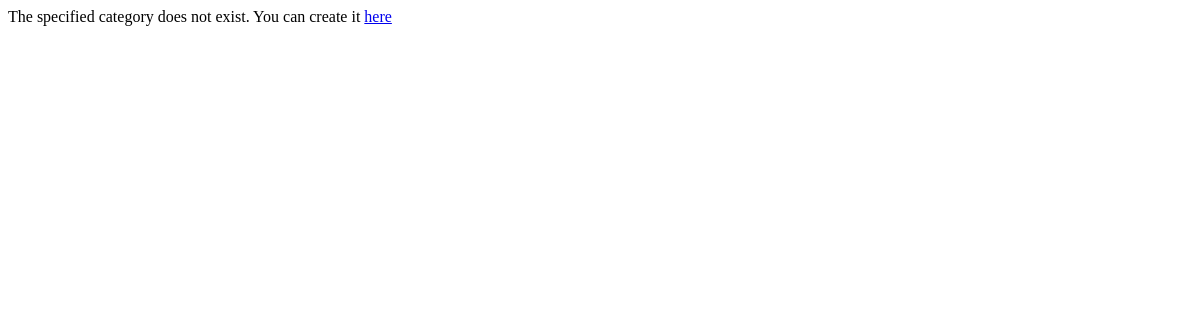
/category/testcat/add_page/, run on an earlier commit of the app's database.
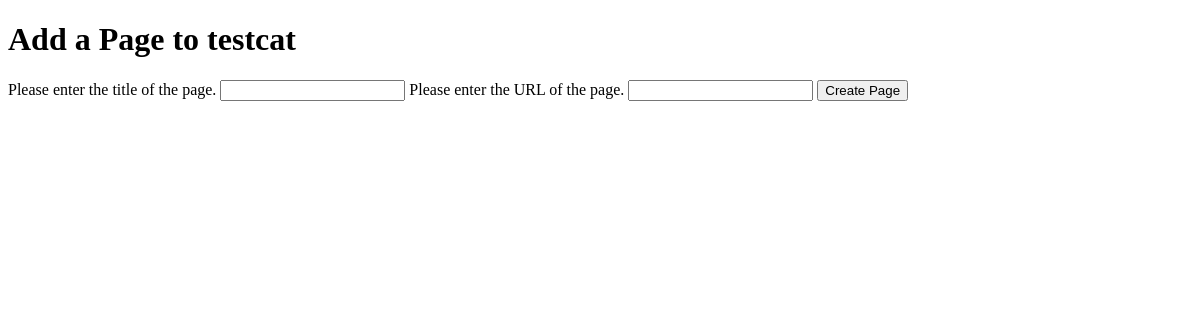
And on a later commit of the database.
### rango/models.py (models this page shows, shortened)
class Category(models.Model):
    name = models.CharField(max_length=128, unique=True)
    views = models.IntegerField(default=0)
    likes = models.IntegerField(default=0)
    slug = models.SlugField(unique=True)
    class Meta:
        verbose_name_plural = "Categories"

### rango/views.py (the view, shortened to what this page needs)
# urls.py: url(r'^category/(?P<category_name_slug>[\w\-]+)/add_page/$', views.add_page, name="add_page"),
def add_page(request, category_name_slug):
    try:
        category = Category.objects.get(slug=category_name_slug)
    except Category.DoesNotExist:
        category = None
    form = PageForm()
    return render(request, "rango/add_page.html", {"form": form, "category": category})

### rango/forms.py (shortened to what this page needs)
class PageForm(forms.ModelForm):
    title = forms.CharField(max_length=128, help_text = "Please enter the title of the page.")
    url = forms.URLField(max_length=200, help_text = "Please enter the URL of the page.")
    views = forms.IntegerField(widget=forms.HiddenInput(), initial=0)
    class Meta:
        model = Page
        exclude = ("category", )

### templates/rango/add_page.html (shortened to what this page needs)
<!DOCTYPE html>
<html>
<head>
</head>
<body>
<div>
    {% if category %}
        <h1>Add a Page to {{ category.name }}</h1>
        <form id="page_form" method="post" action="/category/{{ category.slug }}/add_page/">
            {% for field in form.visible_fields %}
                {{ field.help_text }}
                {{ field }}
            {% endfor %}
            <input type="submit" name="submit" value="Create Page"/>
        </form>
    {% else %}
        The specified category does not exist.
        You can create it <a href="{% url "add_category" %}">here</a>
    {% endif %}
</div>
</body>
</html>

What changed in the data, as far as the page shows it:
added Category: name "testcat"
Also different on the page:
form field submit: (not shown) → "Create Page"
text no longer shown: "The specified category does not exist. You can create it here"
text now shown: "Add a Page to"
new list line: "Please enter the title of the page. "
new list line: "Please enter the URL of the page. "
